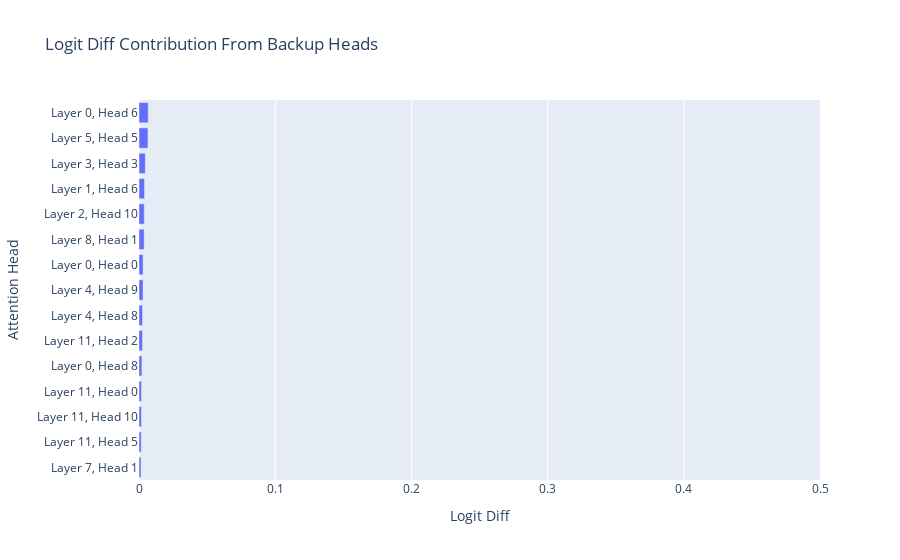

The notebook cell this image was saved under:
### Code cell
exclusions = [(6, 6), (7, 9), (8, 9)] + [(9, 1), (9, 5)]
delta = per_head_ablated_logit_diffs - per_head_logit_diffs
for layer, head in exclusions:
    per_head_ablated_logit_diffs[layer, head] = 0

plot_attention_heads(
    per_head_ablated_logit_diffs/_logits_to_mean_logit_diff(orig_logits, ioi_dataset).item(), 
    title="Logit Diff Contribution From Backup Heads", 
    top_n=15, 
    range_x=[0, 0.5]
)

### Figure 1 — Plotly figure (JSON) as saved in the notebook; plotly's stock layout.template omitted (floating-point values rounded to 4 significant figures)
{"data": [{"alignmentgroup": "True", "hovertemplate": "Logit Diff=%{x}<br>Attention Head=%{y}<extra></extra>", "legendgroup": "", "marker": {"color": "#636efa", "pattern": {"shape": ""}}, "name": "", "offsetgroup": "", "orientation": "h", "showlegend": false, "textposition": "auto", "type": "bar", "x": [0.001492, 0.001625, 0.001777, 0.001809, 0.002147, 0.002555, 0.002599, 0.002976, 0.003004, 0.003788, 0.003838, 0.004068, 0.004645, 0.00657, 0.006781], "xaxis": "x", "y": ["Layer 7, Head 1", "Layer 11, Head 5", "Layer 11, Head 10", "Layer 11, Head 0", "Layer 0, Head 8", "Layer 11, Head 2", "Layer 4, Head 8", "Layer 4, Head 9", "Layer 0, Head 0", "Layer 8, Head 1", "Layer 2, Head 10", "Layer 1, Head 6", "Layer 3, Head 3", "Layer 5, Head 5", "Layer 0, Head 6"], "yaxis": "y"}], "layout": {"barmode": "relative", "legend": {"tracegroupgap": 0}, "title": {"text": "Logit Diff Contribution From Backup Heads"}, "xaxis": {"anchor": "y", "domain": [0, 1], "range": [0, 0.5], "title": {"text": "Logit Diff"}}, "yaxis": {"anchor": "x", "domain": [0, 1], "title": {"text": "Attention Head"}}}}
